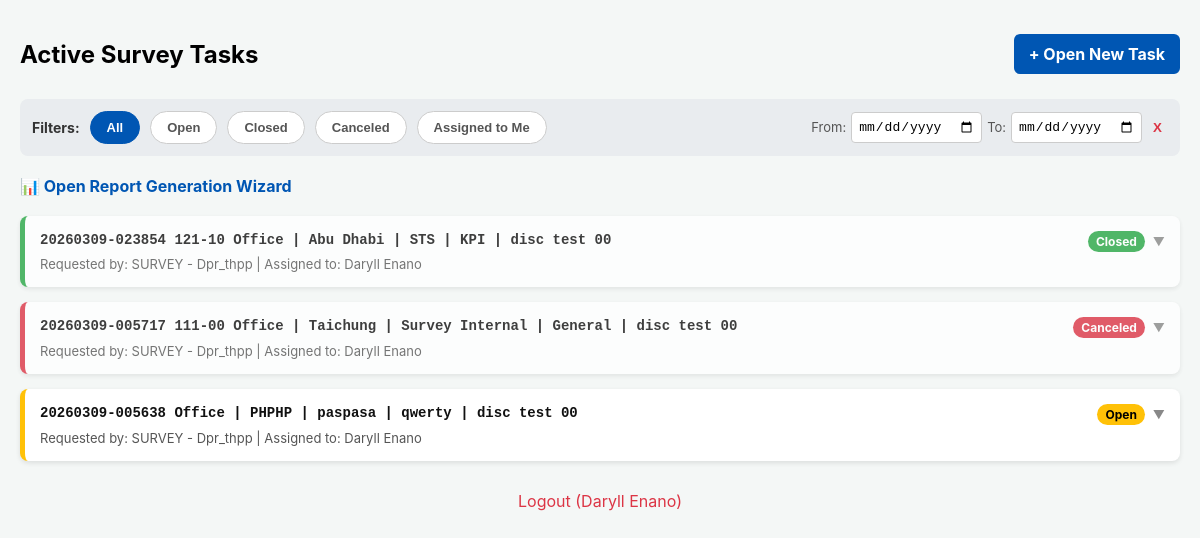
Screenshot of / (signed in) with the database file from the repository.
### app.py (models this page shows)
class SurveyTask(db.Model):
    id = db.Column(db.Integer, primary_key=True)
    surveyor_name = db.Column(db.String(100), nullable=False)
    assigned_to = db.Column(db.String(100), nullable=True)
    requestor = db.Column(db.String(100), nullable=True)
    task_category = db.Column(db.String(100), nullable=True)
    instrument = db.Column(db.String(100), nullable=True)
    action_required = db.Column(db.String(100), nullable=True)
    area = db.Column(db.String(100), nullable=False)
    location = db.Column(db.String(100), nullable=True)
    sub_location = db.Column(db.String(100), nullable=True)
    work_scope = db.Column(db.String(100), nullable=False)
    remarks = db.Column(db.Text, nullable=True)
    deliverable_link = db.Column(db.String(500), nullable=True)
    reference_links = db.Column(db.Text, nullable=True)
    status = db.Column(db.String(20), default="Open")
    start_time = db.Column(db.DateTime, default=datetime.utcnow)
    end_time = db.Column(db.DateTime, nullable=True)

class User(UserMixin, db.Model):
    id = db.Column(db.Integer, primary_key=True)
    email = db.Column(db.String(120), unique=True, nullable=False)
    name = db.Column(db.String(100), nullable=False)
    password_hash = db.Column(db.String(256), nullable=False)

### app.py (the view)
@app.route('/')
@login_required
def dashboard():
    all_tasks = SurveyTask.query.order_by(SurveyTask.start_time.desc()).all()
    return render_template('dashboard.html', name=current_user.name, tasks=all_tasks)

### app.py (called while the page is built)
@login_manager.user_loader
def load_user(user_id):
    return User.query.get(int(user_id))

### templates/dashboard.html (shortened to what this page needs)
<!DOCTYPE html>
<html lang="en">
<head>
</head>
<body>
    <div class="header">
        <h2>Active Survey Tasks</h2>
        <a href="/new_task" class="btn-new">+ Open New Task</a>
    </div>
    <div class="filter-bar">
        <strong style="font-size: 14px; color: #333;">Filters:</strong>
        <button class="btn-filter" id="btnAll" onclick="toggleStatus('All')">All</button>
        <button class="btn-filter" id="btnOpen" onclick="toggleStatus('Open')">Open</button>
        <button class="btn-filter" id="btnClosed" onclick="toggleStatus('Closed')">Closed</button>
        <button class="btn-filter" id="btnCanceled" onclick="toggleStatus('Canceled')">Canceled</button>
        <button class="btn-filter" id="btnMine" onclick="toggleMine()">Assigned to Me</button>
        <div style="margin-left: auto; display: flex; align-items: center; gap: 5px;">
            <span style="font-size: 13px; color: #555;">From:</span>
            <input type="date" id="dateStart" class="date-input" onchange="applyFilters()">
            <span style="font-size: 13px; color: #555;">To:</span>
            <input type="date" id="dateEnd" class="date-input" onchange="applyFilters()">
            <button onclick="clearDates()" style="background: none; border: none; color: #dc3545; cursor: pointer; font-weight: bold;" title="Clear Dates">X</button>
        </div>
    </div>
    <div style="margin-bottom: 20px;">
        <a href="/reports" style="color: #0056b3; font-weight: bold; text-decoration: none;">📊 Open Report Generation Wizard</a>
    </div>
    <div id="taskContainer">
        {% for task in tasks %}
        {% set area_clean = task.area.split('_', 1)[-1].replace('_', ' ') if task.area and '_' in task.area else task.area %}
        {% set loc_clean = task.location.split('_', 1)[-1].replace('_', ' ') if task.location and task.location != 'N/A' and '_' in task.location else (task.location if task.location and task.location != 'N/A' else '') %}
        {% set sub_clean = task.sub_location.split('_', 1)[-1].replace('_', ' ') if task.sub_location and task.sub_location != 'N/A' and '_' in task.sub_location else (task.sub_location if task.sub_location and task.sub_location != 'N/A' else '') %}
        {% set scope_code = task.work_scope.split('_', 1)[0] if task.work_scope and '_' in task.work_scope else '' %}
        {% set scope_text = task.work_scope.split('_', 1)[-1].replace('_', ' ') if task.work_scope and '_' in task.work_scope else task.work_scope %}
        <div class="task-card" data-status="{{ task.status }}" data-date="{{ task.start_time.strftime('%Y-%m-%d') }}" data-mine="{% if name == task.assigned_to %}true{% else %}false{% endif %}">
            <div class="task-header" onclick="toggleCard('body-{{ task.id }}')">
                <div style="flex: 1;">
                    <div class="task-line-1">
                        {{ task.start_time.strftime('%Y%m%d-%H%M%S') if task.start_time else 'UNKNOWN-'~task.id }}
                        {% if scope_code %}{{ scope_code }} {% endif %}
                        {{ area_clean }}
                        {% if loc_clean %} | {{ loc_clean }}{% endif %}
                        {% if sub_clean %} | {{ sub_clean }}{% endif %}
                        {% if scope_text %} | {{ scope_text }}{% endif %}
                        {% if task.action_required %} | {{ task.action_required }}{% endif %}
                    </div>
                    <div class="task-line-2">
                        Requested by: {{ task.requestor }} | Assigned to: {{ task.assigned_to }}
                    </div>
                </div>
                <div style="display: flex; align-items: center; gap: 8px;">
                    <span class="status-badge badge-{{ task.status }}">{{ task.status }}</span>
                    <span style="font-size: 12px; color: #888;">▼</span>
                </div>
            </div>
        </div>
        {% endfor %}
    </div>
    <div style="text-align: center; margin-top: 30px;"><a href="/logout" style="color: #dc3545; text-decoration: none;">Logout ({{ name }})</a></div>
</body>
</html>

### templates/dashboard.html (style rules this page uses)
body { font-family: -apple-system, BlinkMacSystemFont, Arial, sans-serif; background-color: #f4f7f6; padding: 20px; margin: 0; }
.header { display: flex; justify-content: space-between; align-items: center; margin-bottom: 10px; flex-wrap: wrap; gap: 10px; }
.btn-new { background-color: #0056b3; color: white; padding: 10px 15px; text-decoration: none; border-radius: 6px; font-weight: bold; }
.filter-bar { display: flex; gap: 10px; margin-bottom: 20px; flex-wrap: wrap; background: #e9ecef; padding: 12px; border-radius: 8px; align-items: center; }
.btn-filter { background: white; color: #555; border: 1px solid #ccc; padding: 8px 16px; border-radius: 20px; cursor: pointer; font-size: 13px; font-weight: bold; transition: all 0.2s; }
.btn-filter.active { background: #0056b3; color: white; border-color: #0056b3; }
.date-input { padding: 6px; border: 1px solid #ccc; border-radius: 4px; font-size: 13px; }
.task-card { background: white; padding: 15px; border-radius: 8px; box-shadow: 0 2px 5px rgba(0,0,0,0.1); margin-bottom: 15px; border-left: 5px solid #ffc107; transition: all 0.2s; }
.task-card[data-status="Closed"] { border-left-color: #28a745; opacity: 0.8; }
.task-card[data-status="Canceled"] { border-left-color: #dc3545; opacity: 0.8; }
.task-header { display: flex; justify-content: space-between; align-items: flex-start; gap: 10px; cursor: pointer; }
.task-line-1 { font-family: monospace; font-size: 14px; color: #111; font-weight: bold; margin-bottom: 6px; line-height: 1.4; }
.task-line-2 { font-size: 13px; color: #555; }
.status-badge { font-size: 12px; padding: 3px 8px; border-radius: 12px; color: white; font-weight: bold; white-space: nowrap; }
.badge-Open { background: #ffc107; color: black; }
.badge-Closed { background: #28a745; }
.badge-Canceled { background: #dc3545; }

### rows the page displays
SurveyTask: start_time "20260309-023854", scope_code "121-10", area_clean "Office", loc_clean "Abu Dhabi", sub_clean "STS", scope_text "KPI", action_required "disc test 00", requestor "SURVEY - Dpr_thpp", assigned_to "Daryll Enano", status "Closed"
SurveyTask: start_time "20260309-005717", scope_code "111-00", area_clean "Office", loc_clean "Taichung", sub_clean "Survey Internal", scope_text "General", action_required "disc test 00", requestor "SURVEY - Dpr_thpp", assigned_to "Daryll Enano", status "Canceled"
SurveyTask: start_time "20260309-005638", area_clean "Office", location "PHPHP", sub_location "paspasa", work_scope "qwerty", action_required "disc test 00", requestor "SURVEY - Dpr_thpp", assigned_to "Daryll Enano", status "Open"
User: name "Daryll Enano"
